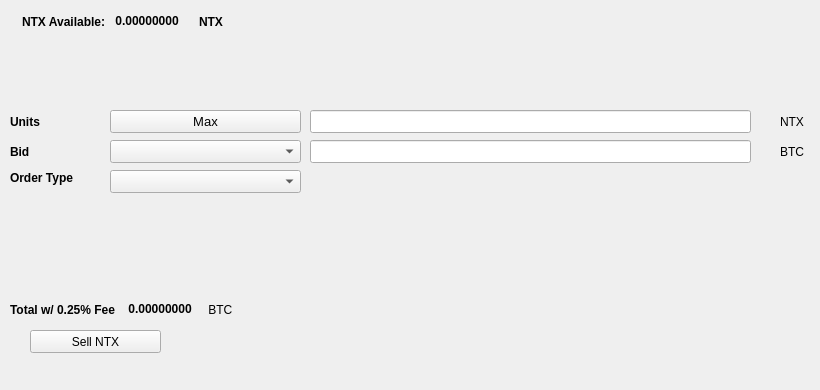
   <widget class="QWidget" name="SellTab">
    <attribute name="title">
     <string>Sell</string>
    </attribute>
    <widget class="QLabel" name="label_16">
     <property name="geometry">
      <rect>
       <x>780</x>
       <y>140</y>
       <width>31</width>
       <height>23</height>
      </rect>
     </property>
     <property name="text">
      <string>BTC</string>
     </property>
    </widget>
    <widget class="QComboBox" name="SellBidcomboBox">
     <property name="geometry">
      <rect>
       <x>110</x>
       <y>140</y>
       <width>191</width>
       <height>23</height>
      </rect>
     </property>
     <property name="font">
      <font>
       <pointsize>10</pointsize>
      </font>
     </property>
    </widget>
    <widget class="QLabel" name="label_18">
     <property name="geometry">
      <rect>
       <x>10</x>
       <y>110</y>
       <width>46</width>
       <height>23</height>
      </rect>
     </property>
     <property name="font">
      <font>
       <weight>75</weight>
       <bold>true</bold>
      </font>
     </property>
     <property name="text">
      <string>Units</string>
     </property>
    </widget>
    <widget class="QPushButton" name="Sell_Max_Amount">
     <property name="geometry">
      <rect>
       <x>110</x>
       <y>110</y>
       <width>191</width>
       <height>23</height>
      </rect>
     </property>
     <property name="font">
      <font>
       <pointsize>10</pointsize>
      </font>
     </property>
     <property name="text">
      <string>Max</string>
     </property>
    </widget>
    <widget class="QLabel" name="label_20">
     <property name="geometry">
      <rect>
       <x>10</x>
       <y>170</y>
       <width>91</width>
       <height>16</height>
      </rect>
     </property>
     <property name="font">
      <font>
       <weight>75</weight>
       <bold>true</bold>
      </font>
     </property>
     <property name="text">
      <string>Order Type</string>
     </property>
    </widget>
    <widget class="QComboBox" name="SellOrdertypeCombo">
     <property name="geometry">
      <rect>
       <x>110</x>
       <y>170</y>
       <width>191</width>
       <height>23</height>
      </rect>
     </property>
     <property name="font">
      <font>
       <pointsize>10</pointsize>
      </font>
     </property>
    </widget>
    <widget class="QLabel" name="label_21">
     <property name="geometry">
      <rect>
       <x>10</x>
       <y>140</y>
       <width>46</width>
       <height>23</height>
      </rect>
     </property>
     <property name="font">
      <font>
       <weight>75</weight>
       <bold>true</bold>
      </font>
     </property>
     <property name="text">
      <string>Bid</string>
     </property>
    </widget>
    <widget class="QLabel" name="label_22">
     <property name="geometry">
      <rect>
       <x>780</x>
       <y>110</y>
       <width>31</width>
       <height>23</height>
      </rect>
     </property>
     <property name="text">
      <string>NTX</string>
     </property>
    </widget>
    <widget class="QLineEdit" name="UnitsInputNTX">
     <property name="geometry">
      <rect>
       <x>310</x>
       <y>110</y>
       <width>441</width>
       <height>23</height>
      </rect>
     </property>
     <property name="font">
      <font>
       <pointsize>9</pointsize>
       <weight>75</weight>
       <bold>true</bold>
      </font>
     </property>
    </widget>
    <widget class="QLineEdit" name="SellBidPriceEdit">
     <property name="geometry">
      <rect>
       <x>310</x>
       <y>140</y>
       <width>441</width>
       <height>23</height>
      </rect>
     </property>
     <property name="font">
      <font>
       <pointsize>9</pointsize>
       <weight>75</weight>
       <bold>true</bold>
      </font>
     </property>
    </widget>
    <widget class="QPushButton" name="SellNTXBTN">
     <property name="geometry">
      <rect>
       <x>30</x>
       <y>330</y>
       <width>131</width>
       <height>23</height>
      </rect>
     </property>
     <property name="text">
      <string>Sell NTX</string>
     </property>
     <property name="icon">
      <iconset resource="../netchain">
       <normaloff>:/icons/bitcoin</normaloff>:/icons/bitcoin</iconset>
     </property>
    </widget>
    <widget class="QWidget" name="layoutWidget3">
     <property name="geometry">
      <rect>
       <x>22</x>
       <y>12</y>
       <width>258</width>
       <height>19</height>
      </rect>
     </property>
     <layout class="QHBoxLayout" name="horizontalLayout">
      <item>
       <widget class="QLabel" name="label232_2">
        <property name="font">
         <font>
          <weight>75</weight>
          <bold>true</bold>
         </font>
        </property>
        <property name="text">
         <string>NTX Available:</string>
        </property>
       </widget>
      </item>
      <item>
       <widget class="QLabel" name="NTXAvailableLabel">
        <property name="palette">
         <palette>
          <active>
           <colorrole role="WindowText">
            <brush brushstyle="SolidPattern">
             <color alpha="255">
              <red>0</red>
              <green>0</green>
              <blue>0</blue>
             </color>
            </brush>
           </colorrole>
           <colorrole role="Button">
            <brush brushstyle="SolidPattern">
             <color alpha="255">
              <red>0</red>
              <green>170</green>
              <blue>0</blue>
             </color>
            </brush>
           </colorrole>
           <colorrole role="Light">
            <brush brushstyle="SolidPattern">
             <color alpha="255">
              <red>0</red>
              <green>255</green>
              <blue>0</blue>
             </color>
            </brush>
           </colorrole>
           <colorrole role="Midlight">
            <brush brushstyle="SolidPattern">
             <color alpha="255">
              <red>0</red>
              <green>212</green>
              <blue>0</blue>
             </color>
            </brush>
           </colorrole>
           <colorrole role="Dark">
            <brush brushstyle="SolidPattern">
             <color alpha="255">
              <red>0</red>
              <green>85</green>
              <blue>0</blue>
             </color>
            </brush>
           </colorrole>
           <colorrole role="Mid">
            <brush brushstyle="SolidPattern">
             <color alpha="255">
              <red>0</red>
              <green>113</green>
              <blue>0</blue>
             </color>
            </brush>
           </colorrole>
           <colorrole role="Text">
            <brush brushstyle="SolidPattern">
             <color alpha="255">
              <red>0</red>
              <green>170</green>
              <blue>0</blue>
             </color>
            </brush>
           </colorrole>
           <colorrole role="BrightText">
            <brush brushstyle="SolidPattern">
             <color alpha="255">
              <red>255</red>
              <green>255</green>
              <blue>255</blue>
             </color>
            </brush>
           </colorrole>
           <colorrole role="ButtonText">
            <brush brushstyle="SolidPattern">
             <color alpha="255">
              <red>0</red>
              <green>0</green>
              <blue>0</blue>
             </color>
            </brush>
           </colorrole>
           <colorrole role="Base">
            <brush brushstyle="SolidPattern">
             <color alpha="255">
              <red>255</red>
              <green>255</green>
              <blue>255</blue>
             </color>
            </brush>
           </colorrole>
           <colorrole role="Window">
            <brush brushstyle="SolidPattern">
             <color alpha="255">
              <red>0</red>
              <green>170</green>
              <blue>0</blue>
             </color>
            </brush>
           </colorrole>
           <colorrole role="Shadow">
            <brush brushstyle="SolidPattern">
             <color alpha="255">
              <red>0</red>
              <green>0</green>
              <blue>0</blue>
             </color>
            </brush>
           </colorrole>
           <colorrole role="AlternateBase">
            <brush brushstyle="SolidPattern">
             <color alpha="255">
              <red>127</red>
              <green>212</green>
              <blue>127</blue>
             </color>
            </brush>
           </colorrole>
           <colorrole role="ToolTipBase">
            <brush brushstyle="SolidPattern">
             <color alpha="255">
              <red>255</red>
              <green>255</green>
              <blue>220</blue>
             </color>
            </brush>
           </colorrole>
           <colorrole role="ToolTipText">
            <brush brushstyle="SolidPattern">
             <color alpha="255">
              <red>0</red>
              <green>0</green>
              <blue>0</blue>
             </color>
            </brush>
           </colorrole>
          </active>
          <inactive>
           <colorrole role="WindowText">
            <brush brushstyle="SolidPattern">
             <color alpha="255">
              <red>0</red>
              <green>0</green>
              <blue>0</blue>
             </color>
            </brush>
           </colorrole>
           <colorrole role="Button">
            <brush brushstyle="SolidPattern">
             <color alpha="255">
              <red>0</red>
              <green>170</green>
              <blue>0</blue>
             </color>
            </brush>
           </colorrole>
           <colorrole role="Light">
            <brush brushstyle="SolidPattern">
             <color alpha="255">
              <red>0</red>
              <green>255</green>
              <blue>0</blue>
             </color>
            </brush>
           </colorrole>
           <colorrole role="Midlight">
            <brush brushstyle="SolidPattern">
             <color alpha="255">
              <red>0</red>
              <green>212</green>
              <blue>0</blue>
             </color>
            </brush>
           </colorrole>
           <colorrole role="Dark">
            <brush brushstyle="SolidPattern">
             <color alpha="255">
              <red>0</red>
              <green>85</green>
              <blue>0</blue>
             </color>
            </brush>
           </colorrole>
           <colorrole role="Mid">
            <brush brushstyle="SolidPattern">
             <color alpha="255">
              <red>0</red>
              <green>113</green>
              <blue>0</blue>
             </color>
            </brush>
           </colorrole>
           <colorrole role="Text">
            <brush brushstyle="SolidPattern">
             <color alpha="255">
              <red>0</red>
              <green>170</green>
              <blue>0</blue>
             </color>
            </brush>
           </colorrole>
           <colorrole role="BrightText">
            <brush brushstyle="SolidPattern">
             <color alpha="255">
              <red>255</red>
              <green>255</green>
              <blue>255</blue>
             </color>
            </brush>
           </colorrole>
           <colorrole role="ButtonText">
            <brush brushstyle="SolidPattern">
             <color alpha="255">
              <red>0</red>
              <green>0</green>
              <blue>0</blue>
             </color>
            </brush>
           </colorrole>
           <colorrole role="Base">
            <brush brushstyle="SolidPattern">
             <color alpha="255">
              <red>255</red>
              <green>255</green>
              <blue>255</blue>
             </color>
            </brush>
           </colorrole>
           <colorrole role="Window">
            <brush brushstyle="SolidPattern">
             <color alpha="255">
              <red>0</red>
              <green>170</green>
              <blue>0</blue>
             </color>
            </brush>
           </colorrole>
           <colorrole role="Shadow">
            <brush brushstyle="SolidPattern">
             <color alpha="255">
              <red>0</red>
              <green>0</green>
              <blue>0</blue>
             </color>
            </brush>
           </colorrole>
           <colorrole role="AlternateBase">
            <brush brushstyle="SolidPattern">
             <color alpha="255">
              <red>127</red>
              <green>212</green>
              <blue>127</blue>
             </color>
            </brush>
           </colorrole>
           <colorrole role="ToolTipBase">
            <brush brushstyle="SolidPattern">
             <color alpha="255">
              <red>255</red>
              <green>255</green>
              <blue>220</blue>
             </color>
            </brush>
           </colorrole>
           <colorrole role="ToolTipText">
            <brush brushstyle="SolidPattern">
             <color alpha="255">
              <red>0</red>
              <green>0</green>
              <blue>0</blue>
             </color>
            </brush>
           </colorrole>
          </inactive>
          <disabled>
           <colorrole role="WindowText">
            <brush brushstyle="SolidPattern">
             <color alpha="255">
              <red>0</red>
              <green>85</green>
              <blue>0</blue>
             </color>
            </brush>
           </colorrole>
           <colorrole role="Button">
            <brush brushstyle="SolidPattern">
             <color alpha="255">
              <red>0</red>
              <green>170</green>
              <blue>0</blue>
             </color>
            </brush>
           </colorrole>
           <colorrole role="Light">
            <brush brushstyle="SolidPattern">
             <color alpha="255">
              <red>0</red>
              <green>255</green>
              <blue>0</blue>
             </color>
            </brush>
           </colorrole>
           <colorrole role="Midlight">
            <brush brushstyle="SolidPattern">
             <color alpha="255">
              <red>0</red>
              <green>212</green>
              <blue>0</blue>
             </color>
            </brush>
           </colorrole>
           <colorrole role="Dark">
            <brush brushstyle="SolidPattern">
             <color alpha="255">
              <red>0</red>
              <green>85</green>
              <blue>0</blue>
             </color>
            </brush>
           </colorrole>
           <colorrole role="Mid">
            <brush brushstyle="SolidPattern">
             <color alpha="255">
              <red>0</red>
              <green>113</green>
              <blue>0</blue>
             </color>
            </brush>
           </colorrole>
           <colorrole role="Text">
            <brush brushstyle="SolidPattern">
             <color alpha="255">
              <red>0</red>
              <green>85</green>
              <blue>0</blue>
             </color>
            </brush>
           </colorrole>
           <colorrole role="BrightText">
            <brush brushstyle="SolidPattern">
             <color alpha="255">
              <red>255</red>
              <green>255</green>
              <blue>255</blue>
             </color>
            </brush>
           </colorrole>
           <colorrole role="ButtonText">
            <brush brushstyle="SolidPattern">
             <color alpha="255">
              <red>0</red>
              <green>85</green>
              <blue>0</blue>
             </color>
            </brush>
           </colorrole>
           <colorrole role="Base">
            <brush brushstyle="SolidPattern">
             <color alpha="255">
              <red>0</red>
              <green>170</green>
              <blue>0</blue>
             </color>
            </brush>
           </colorrole>
           <colorrole role="Window">
            <brush brushstyle="SolidPattern">
             <color alpha="255">
              <red>0</red>
              <green>170</green>
              <blue>0</blue>
             </color>
            </brush>
           </colorrole>
           <colorrole role="Shadow">
            <brush brushstyle="SolidPattern">
             <color alpha="255">
              <red>0</red>
              <green>0</green>
              <blue>0</blue>
             </color>
            </brush>
           </colorrole>
           <colorrole role="AlternateBase">
            <brush brushstyle="SolidPattern">
             <color alpha="255">
              <red>0</red>
              <green>170</green>
              <blue>0</blue>
             </color>
            </brush>
           </colorrole>
           <colorrole role="ToolTipBase">
            <brush brushstyle="SolidPattern">
             <color alpha="255">
              <red>255</red>
              <green>255</green>
              <blue>220</blue>
             </color>
            </brush>
           </colorrole>
           <colorrole role="ToolTipText">
            <brush brushstyle="SolidPattern">
             <color alpha="255">
              <red>0</red>
              <green>0</green>
              <blue>0</blue>
             </color>
            </brush>
           </colorrole>
          </disabled>
         </palette>
        </property>
        <property name="font">
         <font>
          <weight>75</weight>
          <bold>true</bold>
         </font>
        </property>
        <property name="text">
         <string> 0.00000000 </string>
        </property>
        <property name="textInteractionFlags">
         <set>Qt::LinksAccessibleByMouse|Qt::TextSelectableByKeyboard|Qt::TextSelectableByMouse</set>
        </property>
       </widget>
      </item>
      <item>
       <widget class="QLabel" name="labelNTX">
        <property name="font">
         <font>
          <weight>75</weight>
          <bold>true</bold>
         </font>
        </property>
        <property name="text">
         <string>NTX</string>
        </property>
       </widget>
      </item>
     </layout>
    </widget>
    <widget class="QWidget" name="layoutWidget">
     <property name="geometry">
      <rect>
       <x>10</x>
       <y>300</y>
       <width>268</width>
       <height>19</height>
      </rect>
     </property>
     <layout class="QHBoxLayout" name="horizontalLayout_2">
      <item>
       <widget class="QLabel" name="label_19">
        <property name="font">
         <font>
          <weight>75</weight>
          <bold>true</bold>
         </font>
        </property>
        <property name="text">
         <string>Total w/ 0.25% Fee </string>
        </property>
       </widget>
      </item>
      <item>
       <widget class="QLabel" name="SellCostLabel">
        <property name="palette">
         <palette>
          <active>
           <colorrole role="WindowText">
            <brush brushstyle="SolidPattern">
             <color alpha="255">
              <red>0</red>
              <green>0</green>
              <blue>0</blue>
             </color>
            </brush>
           </colorrole>
           <colorrole role="Button">
            <brush brushstyle="SolidPattern">
             <color alpha="255">
              <red>0</red>
              <green>170</green>
              <blue>0</blue>
             </color>
            </brush>
           </colorrole>
           <colorrole role="Light">
            <brush brushstyle="SolidPattern">
             <color alpha="255">
              <red>0</red>
              <green>255</green>
              <blue>0</blue>
             </color>
            </brush>
           </colorrole>
           <colorrole role="Midlight">
            <brush brushstyle="SolidPattern">
             <color alpha="255">
              <red>0</red>
              <green>212</green>
              <blue>0</blue>
             </color>
            </brush>
           </colorrole>
           <colorrole role="Dark">
            <brush brushstyle="SolidPattern">
             <color alpha="255">
              <red>0</red>
              <green>85</green>
              <blue>0</blue>
             </color>
            </brush>
           </colorrole>
           <colorrole role="Mid">
            <brush brushstyle="SolidPattern">
             <color alpha="255">
              <red>0</red>
              <green>113</green>
              <blue>0</blue>
             </color>
            </brush>
           </colorrole>
           <colorrole role="Text">
            <brush brushstyle="SolidPattern">
             <color alpha="255">
              <red>0</red>
              <green>170</green>
              <blue>0</blue>
             </color>
            </brush>
           </colorrole>
           <colorrole role="BrightText">
            <brush brushstyle="SolidPattern">
             <color alpha="255">
              <red>255</red>
              <green>255</green>
              <blue>255</blue>
             </color>
            </brush>
           </colorrole>
           <colorrole role="ButtonText">
            <brush brushstyle="SolidPattern">
             <color alpha="255">
              <red>0</red>
              <green>0</green>
              <blue>0</blue>
             </color>
            </brush>
           </colorrole>
           <colorrole role="Base">
            <brush brushstyle="SolidPattern">
             <color alpha="255">
              <red>255</red>
              <green>255</green>
              <blue>255</blue>
             </color>
            </brush>
           </colorrole>
           <colorrole role="Window">
            <brush brushstyle="SolidPattern">
             <color alpha="255">
              <red>0</red>
              <green>170</green>
              <blue>0</blue>
             </color>
            </brush>
           </colorrole>
           <colorrole role="Shadow">
            <brush brushstyle="SolidPattern">
             <color alpha="255">
              <red>0</red>
              <green>0</green>
              <blue>0</blue>
             </color>
            </brush>
           </colorrole>
           <colorrole role="AlternateBase">
            <brush brushstyle="SolidPattern">
             <color alpha="255">
              <red>127</red>
              <green>212</green>
              <blue>127</blue>
             </color>
            </brush>
           </colorrole>
           <colorrole role="ToolTipBase">
            <brush brushstyle="SolidPattern">
             <color alpha="255">
              <red>255</red>
              <green>255</green>
              <blue>220</blue>
             </color>
            </brush>
           </colorrole>
           <colorrole role="ToolTipText">
            <brush brushstyle="SolidPattern">
             <color alpha="255">
              <red>0</red>
              <green>0</green>
              <blue>0</blue>
             </color>
            </brush>
           </colorrole>
          </active>
          <inactive>
           <colorrole role="WindowText">
            <brush brushstyle="SolidPattern">
             <color alpha="255">
              <red>0</red>
              <green>0</green>
              <blue>0</blue>
             </color>
            </brush>
           </colorrole>
           <colorrole role="Button">
            <brush brushstyle="SolidPattern">
             <color alpha="255">
              <red>0</red>
              <green>170</green>
              <blue>0</blue>
             </color>
            </brush>
           </colorrole>
           <colorrole role="Light">
            <brush brushstyle="SolidPattern">
             <color alpha="255">
              <red>0</red>
              <green>255</green>
              <blue>0</blue>
             </color>
            </brush>
           </colorrole>
           <colorrole role="Midlight">
            <brush brushstyle="SolidPattern">
             <color alpha="255">
              <red>0</red>
              <green>212</green>
              <blue>0</blue>
             </color>
            </brush>
           </colorrole>
           <colorrole role="Dark">
            <brush brushstyle="SolidPattern">
             <color alpha="255">
              <red>0</red>
              <green>85</green>
              <blue>0</blue>
             </color>
            </brush>
           </colorrole>
           <colorrole role="Mid">
            <brush brushstyle="SolidPattern">
             <color alpha="255">
              <red>0</red>
              <green>113</green>
              <blue>0</blue>
             </color>
            </brush>
           </colorrole>
           <colorrole role="Text">
            <brush brushstyle="SolidPattern">
             <color alpha="255">
              <red>0</red>
              <green>170</green>
              <blue>0</blue>
             </color>
            </brush>
           </colorrole>
           <colorrole role="BrightText">
            <brush brushstyle="SolidPattern">
             <color alpha="255">
              <red>255</red>
              <green>255</green>
              <blue>255</blue>
             </color>
            </brush>
           </colorrole>
           <colorrole role="ButtonText">
            <brush brushstyle="SolidPattern">
             <color alpha="255">
              <red>0</red>
              <green>0</green>
              <blue>0</blue>
             </color>
            </brush>
           </colorrole>
           <colorrole role="Base">
            <brush brushstyle="SolidPattern">
             <color alpha="255">
              <red>255</red>
              <green>255</green>
              <blue>255</blue>
             </color>
            </brush>
           </colorrole>
           <colorrole role="Window">
            <brush brushstyle="SolidPattern">
             <color alpha="255">
              <red>0</red>
              <green>170</green>
              <blue>0</blue>
             </color>
            </brush>
           </colorrole>
           <colorrole role="Shadow">
            <brush brushstyle="SolidPattern">
             <color alpha="255">
              <red>0</red>
              <green>0</green>
              <blue>0</blue>
             </color>
            </brush>
           </colorrole>
           <colorrole role="AlternateBase">
            <brush brushstyle="SolidPattern">
             <color alpha="255">
              <red>127</red>
              <green>212</green>
              <blue>127</blue>
             </color>
            </brush>
           </colorrole>
           <colorrole role="ToolTipBase">
            <brush brushstyle="SolidPattern">
             <color alpha="255">
              <red>255</red>
              <green>255</green>
              <blue>220</blue>
             </color>
            </brush>
           </colorrole>
           <colorrole role="ToolTipText">
            <brush brushstyle="SolidPattern">
             <color alpha="255">
              <red>0</red>
              <green>0</green>
              <blue>0</blue>
             </color>
            </brush>
           </colorrole>
          </inactive>
          <disabled>
           <colorrole role="WindowText">
            <brush brushstyle="SolidPattern">
             <color alpha="255">
              <red>0</red>
              <green>85</green>
              <blue>0</blue>
             </color>
            </brush>
           </colorrole>
           <colorrole role="Button">
            <brush brushstyle="SolidPattern">
             <color alpha="255">
              <red>0</red>
              <green>170</green>
              <blue>0</blue>
             </color>
            </brush>
           </colorrole>
           <colorrole role="Light">
            <brush brushstyle="SolidPattern">
             <color alpha="255">
              <red>0</red>
              <green>255</green>
              <blue>0</blue>
             </color>
            </brush>
           </colorrole>
           <colorrole role="Midlight">
            <brush brushstyle="SolidPattern">
             <color alpha="255">
              <red>0</red>
              <green>212</green>
              <blue>0</blue>
             </color>
            </brush>
           </colorrole>
           <colorrole role="Dark">
            <brush brushstyle="SolidPattern">
             <color alpha="255">
              <red>0</red>
              <green>85</green>
              <blue>0</blue>
             </color>
            </brush>
           </colorrole>
           <colorrole role="Mid">
            <brush brushstyle="SolidPattern">
             <color alpha="255">
              <red>0</red>
              <green>113</green>
              <blue>0</blue>
             </color>
            </brush>
           </colorrole>
           <colorrole role="Text">
            <brush brushstyle="SolidPattern">
             <color alpha="255">
              <red>0</red>
              <green>85</green>
              <blue>0</blue>
             </color>
            </brush>
           </colorrole>
           <colorrole role="BrightText">
            <brush brushstyle="SolidPattern">
             <color alpha="255">
              <red>255</red>
              <green>255</green>
              <blue>255</blue>
             </color>
            </brush>
           </colorrole>
           <colorrole role="ButtonText">
            <brush brushstyle="SolidPattern">
             <color alpha="255">
              <red>0</red>
              <green>85</green>
              <blue>0</blue>
             </color>
            </brush>
           </colorrole>
           <colorrole role="Base">
            <brush brushstyle="SolidPattern">
             <color alpha="255">
              <red>0</red>
              <green>170</green>
              <blue>0</blue>
             </color>
            </brush>
           </colorrole>
           <colorrole role="Window">
            <brush brushstyle="SolidPattern">
             <color alpha="255">
              <red>0</red>
              <green>170</green>
              <blue>0</blue>
             </color>
            </brush>
           </colorrole>
           <colorrole role="Shadow">
            <brush brushstyle="SolidPattern">
             <color alpha="255">
              <red>0</red>
              <green>0</green>
              <blue>0</blue>
             </color>
            </brush>
           </colorrole>
           <colorrole role="AlternateBase">
            <brush brushstyle="SolidPattern">
             <color alpha="255">
              <red>0</red>
              <green>170</green>
              <blue>0</blue>
             </color>
            </brush>
           </colorrole>
           <colorrole role="ToolTipBase">
            <brush brushstyle="SolidPattern">
             <color alpha="255">
              <red>255</red>
              <green>255</green>
              <blue>220</blue>
             </color>
            </brush>
           </colorrole>
           <colorrole role="ToolTipText">
            <brush brushstyle="SolidPattern">
             <color alpha="255">
              <red>0</red>
              <green>0</green>
              <blue>0</blue>
             </color>
            </brush>
           </colorrole>
          </disabled>
         </palette>
        </property>
        <property name="font">
         <font>
          <weight>75</weight>
          <bold>true</bold>
         </font>
        </property>
        <property name="autoFillBackground">
         <bool>false</bool>
        </property>
        <property name="text">
         <string> 0.00000000</string>
        </property>
        <property name="textInteractionFlags">
         <set>Qt::LinksAccessibleByMouse|Qt::TextSelectableByMouse</set>
        </property>
       </widget>
      </item>
      <item>
       <widget class="QLabel" name="label_17">
        <property name="font">
         <font>
          <weight>50</weight>
          <bold>false</bold>
         </font>
        </property>
        <property name="text">
         <string> BTC</string>
        </property>
       </widget>
      </item>
     </layout>
    </widget>
    <widget class="QLabel" name="label_23">
     <property name="geometry">
      <rect>
       <x>460</x>
       <y>300</y>
       <width>281</width>
       <height>81</height>
      </rect>
     </property>
     <property name="text">
      <string/>
     </property>
     <property name="pixmap">
      <pixmap>:/images/bittrex</pixmap>
     </property>
    </widget>
   </widget>
